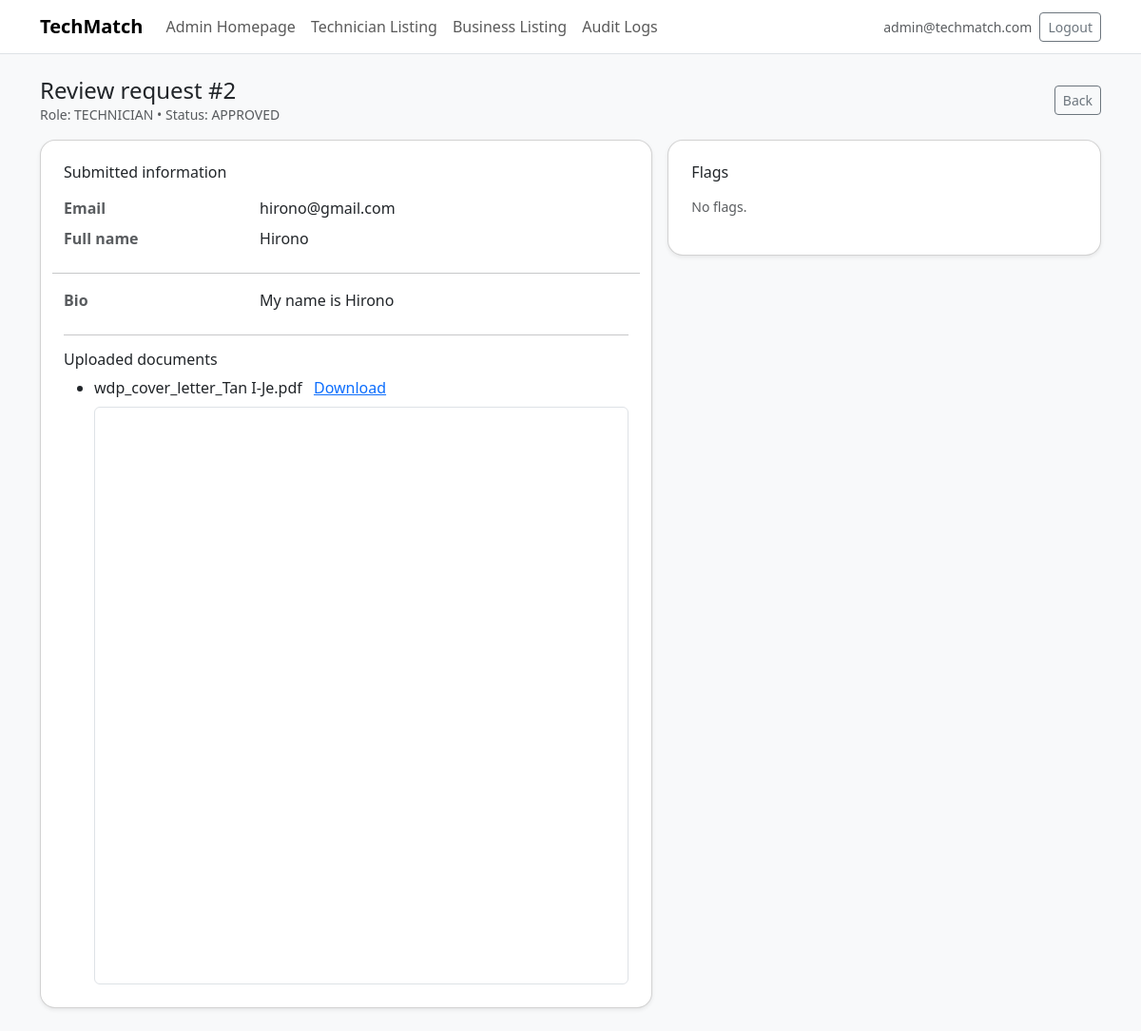
/admin/review-view/2 (signed in), run on the app's committed database.
### tables this page shows
CREATE TABLE users (
    id INTEGER PRIMARY KEY AUTOINCREMENT,
    email TEXT NOT NULL UNIQUE,
    password_hash TEXT NOT NULL,
    role TEXT NOT NULL CHECK(role IN ('ADMIN','TECHNICIAN','BUSINESS')),
    is_active INTEGER NOT NULL DEFAULT 1,
    -- derived from verification workflow; kept for quick gating & UI consistency
    is_verified INTEGER NOT NULL DEFAULT 0,
    -- used for agency/admin created technician accounts
    force_password_change INTEGER NOT NULL DEFAULT 0,
    password_changed_at INTEGER,
    created_at INTEGER NOT NULL,
    last_login_at INTEGER
);

CREATE TABLE verification_requests (
    id INTEGER PRIMARY KEY AUTOINCREMENT,
    user_id INTEGER NOT NULL,
    user_role TEXT NOT NULL CHECK(user_role IN ('TECHNICIAN','BUSINESS')),
    status TEXT NOT NULL CHECK(status IN ('PENDING','APPROVED','REJECTED')),
    submitted_at INTEGER NOT NULL,
    reviewed_at INTEGER,
    reviewed_by_admin_id INTEGER,
    rejection_reason TEXT,
    rejected_at INTEGER,
    cooldown_until INTEGER,
    FOREIGN KEY(user_id) REFERENCES users(id),
    FOREIGN KEY(reviewed_by_admin_id) REFERENCES users(id)
);

CREATE TABLE technician_profiles (
    id INTEGER PRIMARY KEY AUTOINCREMENT,
    user_id INTEGER NOT NULL UNIQUE,
    full_name TEXT NOT NULL,
    skills_json TEXT NOT NULL,
    bio TEXT,
    created_at INTEGER NOT NULL,
    FOREIGN KEY(user_id) REFERENCES users(id)
);

CREATE TABLE uploaded_documents (
    id INTEGER PRIMARY KEY AUTOINCREMENT,
    verification_request_id INTEGER NOT NULL,
    uploaded_by_user_id INTEGER NOT NULL,
    document_type TEXT NOT NULL,
    original_filename TEXT NOT NULL,
    stored_filename TEXT NOT NULL,
    file_extension TEXT NOT NULL,
    file_size INTEGER NOT NULL,
    uploaded_at INTEGER NOT NULL,
    FOREIGN KEY(verification_request_id) REFERENCES verification_requests(id),
    FOREIGN KEY(uploaded_by_user_id) REFERENCES users(id)
);

### app/routes/admin_routes.py (the view, shortened to what this page needs)
@bp.get("/review-view/<int:request_id>")
@admin_required
def review_view(request_id: int):
    req = get_request_by_id(request_id)
    if not req:
        flash("Request not found.", "error")
        return redirect(url_for("admin.homepage"))
    flags = list_flags(request_id)
    docs = list_documents(request_id)
    db = get_db()
    base_user = get_user_by_id(req["user_id"])
    user = {"email": base_user["email"]}
    if req["user_role"] == "TECHNICIAN":
        row = db.execute(
            "SELECT full_name, bio FROM technician_profiles WHERE user_id = ?",
            (req["user_id"],),
        ).fetchone()
        if row:
            user["full_name"] = row["full_name"]
            user["bio"] = row["bio"]
    if req["user_role"] == "TECHNICIAN":
        row = db.execute(
            "SELECT full_name FROM technician_profiles WHERE user_id = ?",
            (req["user_id"],),
        ).fetchone()
        user["full_name"] = row["full_name"] if row else "-"
    return render_template(
        "review_request_view.html",
        req=req,
        user=user,
        flags=flags,
        docs=docs,
    )

### app/db.py (called while the page is built)
def get_db():
    if "db" not in g:
        g.db = sqlite3.connect(current_app.config["DATABASE"])
        g.db.row_factory = sqlite3.Row
    return g.db

### app/services/document_service.py (called while the page is built)
def list_documents(verification_request_id: int):
    db = get_db()
    return db.execute(
        "SELECT * FROM uploaded_documents WHERE verification_request_id = ? ORDER BY uploaded_at DESC",
        (int(verification_request_id),),
    ).fetchall()

### app/services/user_service.py (called while the page is built)
def get_user_by_id(user_id: int):
    db_path = current_app.config["DATABASE"]
    conn = sqlite3.connect(db_path)
    conn.row_factory = sqlite3.Row
    cur = conn.cursor()
    cur.execute("SELECT * FROM users WHERE id = ?", (user_id,))
    row = cur.fetchone()
    conn.close()
    return dict(row) if row else None

### app/services/verification_service.py (called while the page is built)
def list_flags(verification_request_id: int):
    db = get_db()
    return db.execute(
        "SELECT * FROM verification_flags WHERE verification_request_id = ? ORDER BY created_at DESC",
        (int(verification_request_id),),
    ).fetchall()

def get_request_by_id(request_id: int):
    db = get_db()
    return db.execute("SELECT * FROM verification_requests WHERE id = ?", (int(request_id),)).fetchone()

### templates/review_request_view.html (shortened to what this page needs)
{% extends "base.html" %}
{% block content %}
<div class="d-flex justify-content-between align-items-center mb-3">
  <div>
    <h1 class="h4 mb-0">Review request #{{ req.id }}</h1>
    <div class="text-muted small">Role: {{ req.user_role }} • Status: {{ req.status }}</div>
  </div>
  <a class="btn btn-outline-secondary btn-sm" href="{{ url_for('admin.homepage') }}">Back</a>
</div>
<div class="row g-3">
  <div class="col-12 col-lg-7">
    <div class="card shadow-sm tm-card">
      <div class="card-body p-4">
        <h2 class="h6 mb-3">Submitted information</h2>
        <dl class="row mb-0">
          <dt class="col-sm-4 text-muted">Email</dt>
          <dd class="col-sm-8">{{ user.email }}</dd>
          {% if req.user_role == 'TECHNICIAN' %}
            <dt class="col-sm-4 text-muted">Full name</dt>
            <dd class="col-sm-8">{{ user.full_name }}</dd>
          {% else %}
            <dt class="col-sm-4 text-muted">Company name</dt>
            <dd class="col-sm-8">{{ user.company_name }}</dd>
            <dt class="col-sm-4 text-muted">Registration</dt>
            <dd class="col-sm-8">{{ user.registration_identifier }}</dd>
          {% endif %}
        <hr class="my-3">
        {% if req.user_role == 'TECHNICIAN' %}
          <dt class="col-sm-4 text-muted">Bio</dt>
          <dd class="col-sm-8">
            {{ user.bio if user.bio else "NA" }}
          </dd>
        {% else %}
          <dt class="col-sm-4 text-muted">Registration Identifier</dt>
          <dd class="col-sm-8">
            {{ user.registration_identifier if user.registration_identifier else "NA" }}
          </dd>
        {% endif %}
        </dl>
        <hr class="my-3">
        <h2 class="h6 mb-2">Uploaded documents</h2>
        {% if docs and docs|length > 0 %}
          <ul class="mb-0">
            {% for d in docs %}
              <li>
                {{ d.original_filename }}
<a class="ms-2" href="{{ url_for('admin.download_document', doc_id=d.id) }}">Download</a>
                {% if d.file_extension == 'pdf' %}
                  <div class="mt-2 border rounded">
                    <iframe src="{{ url_for('admin.view_document', doc_id=d.id) }}" style="width:100%;height:600px;border:0;"></iframe>
                  </div>
                {% endif %}
</li>
            {% endfor %}
          </ul>
        {% else %}
          <p class="text-muted small mb-0">No documents found.</p>
        {% endif %}
      </div>
    </div>
  </div>
  <div class="col-12 col-lg-5">
    <div class="card shadow-sm tm-card">
      <div class="card-body p-4">
        <h2 class="h6 mb-3">Flags</h2>
        {% if flags and flags|length > 0 %}
          <ul class="mb-3">
            {% for f in flags %}
              <li><span class="badge text-bg-secondary">{{ f.severity }}</span> {{ f.flag_type }} — <span class="text-muted">{{ f.description }}</span></li>
            {% endfor %}
          </ul>
        {% else %}
          <p class="text-muted small">No flags.</p>
        {% endif %}
    </div>
  </div>
</div>
{% endblock %}

### templates/base.html (shortened to what this page needs)
<!doctype html>
<html lang="en">
<head>
  <link href="https://cdn.jsdelivr.net/npm/bootstrap@5.3.3/dist/css/bootstrap.min.css" rel="stylesheet">
  <link rel="stylesheet" href="{{ url_for('static', filename='app.css') }}">
</head>
<body class="bg-light">
  <nav class="navbar navbar-expand-lg navbar-light bg-white border-bottom">
    <div class="container">
      {% if session and session.get('user_id') %}
        {% if session.get('role') == 'ADMIN' %}
          <a class="navbar-brand fw-semibold" href="{{ url_for('admin.homepage') }}">TechMatch</a>
        {% else %}
          <a class="navbar-brand fw-semibold" href="{{ url_for('user.homepage') }}">TechMatch</a>
        {% endif %}
      {% else %}
        <a class="navbar-brand fw-semibold" href="{{ url_for('auth.landing') }}">TechMatch</a>
      {% endif %}
      <div class="collapse navbar-collapse" id="tmNav">
        <ul class="navbar-nav me-auto mb-2 mb-lg-0">
          {% if session and session.get('user_id') %}
            {% if session.get('role') == 'ADMIN' %}
               <li class="nav-item">
            <a class="nav-link {% if request.path.startswith('/admin/homepage') %}active{% endif %}" href="{{ url_for('admin.homepage') }}">Admin Homepage</a>
          </li>
          <li class="nav-item">
            <a class="nav-link {% if request.path.startswith('/admin/technicians') %}active{% endif %}" href="{{ url_for('admin.admin_technicians') }}">Technician Listing</a>
          </li>
          <li class="nav-item">
            <a class="nav-link {% if request.path.startswith('/admin/businesses') %}active{% endif %}" href="{{ url_for('admin.admin_businesses') }}">Business Listing</a>
          </li>
          <li class="nav-item">
            <a class="nav-link {% if request.path.startswith('/admin/audit-logs') %}active{% endif %}" href="{{ url_for('admin.audit_logs') }}">Audit Logs</a>
          </li>
            {% endif %}
          {% endif %}
        </ul>
        <div class="d-flex gap-2 align-items-center">
          {% if session and session.get('user_id') %}
            <span class="text-muted small d-none d-lg-inline">{{ session.get('email') }}</span>
            <form method="post" action="{{ url_for('auth.logout') }}" class="m-0">
              <button class="btn btn-outline-secondary btn-sm" type="submit">Logout</button>
            </form>
          {% else %}
            <a class="btn btn-outline-primary btn-sm" href="{{ url_for('auth.login_get') }}">Login</a>
          {% endif %}
        </div>
      </div>
    </div>
  </nav>
  <main class="py-4">
    <div class="container">
      {% block content %}{% endblock %}
    </div>
  </main>
</body>
</html>

### static/app.css (style rules this page uses)
.tm-card { border-radius: 1rem; }

### data on the page
users: get "admin@techmatch.com"
verification_requests: id "2", user_role "TECHNICIAN", status "APPROVED"
users: email "hirono@gmail.com"
technician_profiles: full_name "Hirono", bio "My name is Hirono"
uploaded_documents: original_filename "wdp_cover_letter_Tan I-Je.pdf"
